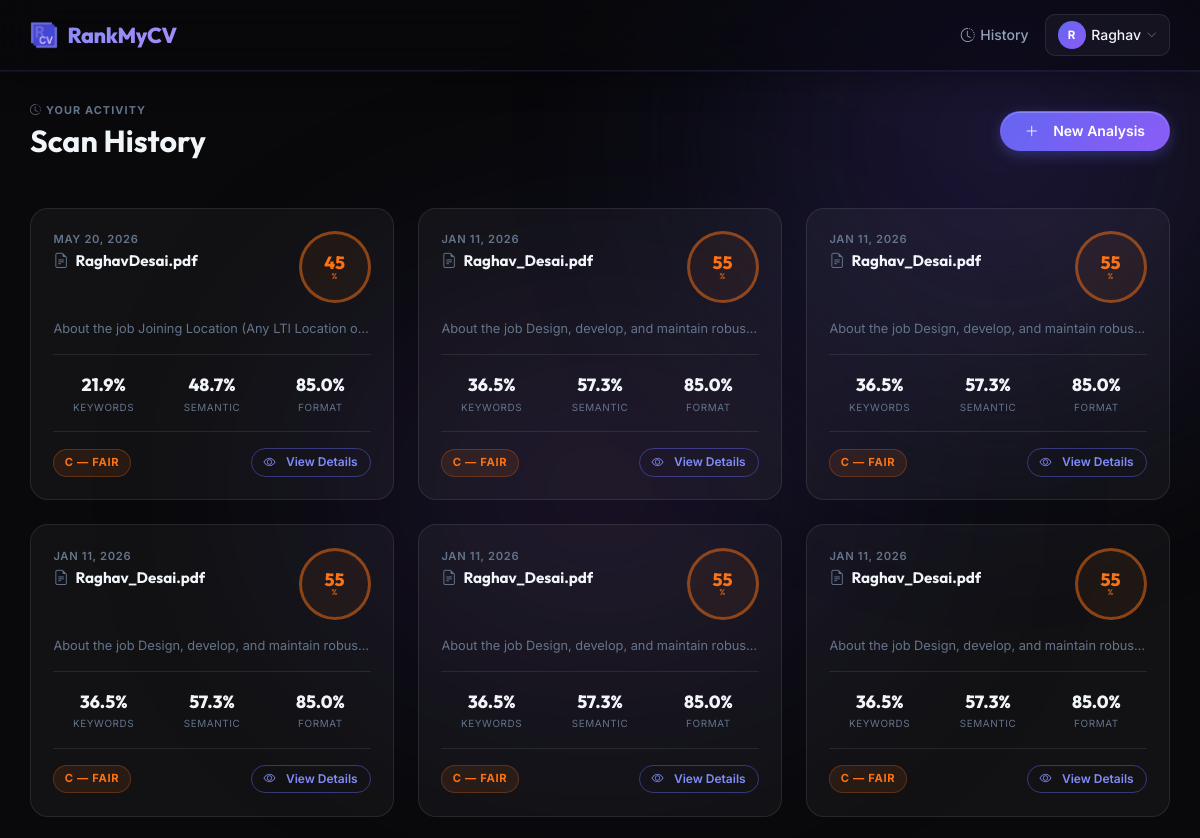
The page /history/ (signed in, upper part) on the database as committed earlier.
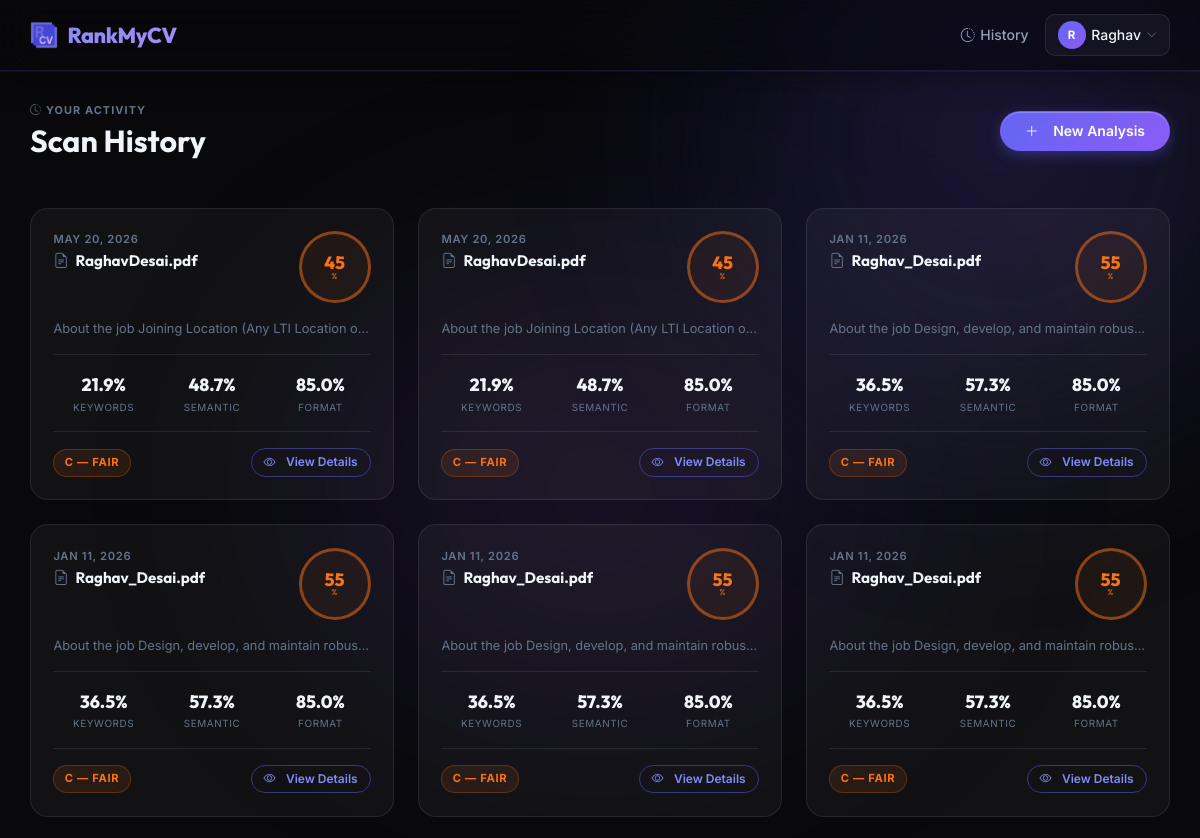
The same page on the database as committed later.
### apps/analyzer/models.py (models this page shows, shortened)
class AnalysisResult(models.Model):
    user = models.ForeignKey(User, on_delete=models.CASCADE, null=True, blank=True)
    created_at = models.DateTimeField(auto_now_add=True)
    job_description_snippet = models.TextField(help_text="Snippet of JD for reference")
    job_description_full = models.TextField(default="", blank=True, help_text="Full JD text for AI features")
    resume_filename = models.CharField(max_length=255)
    final_score = models.FloatField()
    keyword_score = models.FloatField()
    semantic_score = models.FloatField()
    formatting_score = models.FloatField()
    full_text = models.TextField(default="", blank=True)
    data = models.JSONField(default=dict)
    class Meta:
        ordering = ['-created_at']

### apps/analyzer/views.py (the view)
# urls.py: path('history/', AnalysisHistoryView.as_view(), name='history'),
class AnalysisHistoryView(LoginRequiredMixin, ListView):
    model = AnalysisResult
    template_name = 'analyzer/history.html'
    context_object_name = 'object_list'
    def get_queryset(self):
        return AnalysisResult.objects.filter(user=self.request.user)

### apps/analyzer/templates/analyzer/history.html (shortened to what the changed rows need)
{% extends 'base.html' %}
{% block content %}
<div class="d-flex flex-wrap align-items-center justify-content-between gap-3 mb-5 animate-fade-in">
    <div>
        <h1 style="font-size:1.9rem;margin:0;">Scan History</h1>
    </div>
</div>
<div class="row row-cols-1 row-cols-md-2 row-cols-xl-3 g-4 animate-slide-up">
    {% for scan in object_list %}
    {% with score=scan.final_score %}
    <div class="col">
        <div class="history-card">
            <div class="d-flex align-items-start justify-content-between gap-2 mb-3">
                <div style="min-width:0;">
                    <p style="font-size:0.7rem;color:var(--text-3);text-transform:uppercase;letter-spacing:0.06em;font-weight:600;margin:0 0 0.2rem;">
                        {{ scan.created_at|date:"M d, Y" }}
                    </p>
                    <h6 class="text-truncate mb-0" title="{{ scan.resume_filename }}"
                        style="font-weight:700;color:var(--text-1);font-size:0.95rem;">
                        <i class="bi bi-file-earmark-text me-1" style="color:var(--text-3);"></i>
                        {{ scan.resume_filename }}
                    </h6>
                </div>
                <div class="mini-score-ring flex-shrink-0
                    {% if score >= 90 %}ring-s
                    {% elif score >= 75 %}ring-a
                    {% elif score >= 60 %}ring-b
                    {% elif score >= 45 %}ring-c
                    {% else %}ring-d{% endif %}">
                    {{ score|floatformat:0 }}
                    <small>%</small>
                </div>
            </div>
            <p class="text-truncate mb-0"
                style="font-size:0.8rem;color:var(--text-3);line-height:1.5;" title="{{ scan.job_description_snippet }}">
                {{ scan.job_description_snippet }}
            </p>
            <div class="sub-score-row">
                <div class="sub-score-item">
                    <span class="val">{{ scan.keyword_score }}%</span>
                    <span class="lbl">Keywords</span>
                </div>
                <div class="sub-score-item">
                    <span class="val">{{ scan.semantic_score }}%</span>
                    <span class="lbl">Semantic</span>
                </div>
                <div class="sub-score-item">
                    <span class="val">{{ scan.formatting_score }}%</span>
                    <span class="lbl">Format</span>
                </div>
            </div>
            <div class="d-flex align-items-center justify-content-between mt-3 pt-3"
                style="border-top:1px solid var(--card-border);">
                <span style="
                    font-size:0.7rem;font-weight:700;text-transform:uppercase;letter-spacing:0.06em;
                    padding:0.25rem 0.65rem;border-radius:99px;
                    {% if score >= 90 %}color:var(--tier-s);background:rgba(34,197,94,0.1);border:1px solid rgba(34,197,94,0.25);
                    {% elif score >= 75 %}color:var(--tier-a);background:rgba(99,102,241,0.1);border:1px solid rgba(99,102,241,0.25);
                    {% elif score >= 60 %}color:var(--tier-b);background:rgba(245,158,11,0.1);border:1px solid rgba(245,158,11,0.25);
                    {% elif score >= 45 %}color:var(--tier-c);background:rgba(249,115,22,0.1);border:1px solid rgba(249,115,22,0.25);
                    {% else %}color:var(--tier-d);background:rgba(239,68,68,0.1);border:1px solid rgba(239,68,68,0.25);
                    {% endif %}">
                    {% if score >= 90 %}S — Outstanding
                    {% elif score >= 75 %}A — Strong
                    {% elif score >= 60 %}B — Good
                    {% elif score >= 45 %}C — Fair
                    {% else %}D — Needs Work{% endif %}
                </span>
                <a href="{% url 'analyzer:detail' scan.pk %}"
                    class="btn btn-outline-primary btn-sm rounded-pill"
                    style="font-size:0.75rem;">
                    <i class="bi bi-eye me-1"></i>View Details
                </a>
            </div>
        </div>
    </div>
    {% endwith %}
    {% endfor %}
</div>
{% endblock %}

Rows that differ between the two databases and show on the page:
no longer on this page (row unchanged): AnalysisResult: created_at "JAN 11, 2026", resume_filename "Raghav_Desai.pdf", final_score "55", job_description_snippet "About the job Design, develop, and maintain robus…", keyword_score "36.5", semantic_score "57.3", formatting_score "85.0", shows "C — FAIR"
added AnalysisResult: created_at "MAY 20, 2026", resume_filename "RaghavDesai.pdf", final_score "45", job_description_snippet "About the job Joining Location (Any LTI Location o…", keyword_score "21.9", semantic_score "48.7", formatting_score "85.0", shows "C — FAIR"
